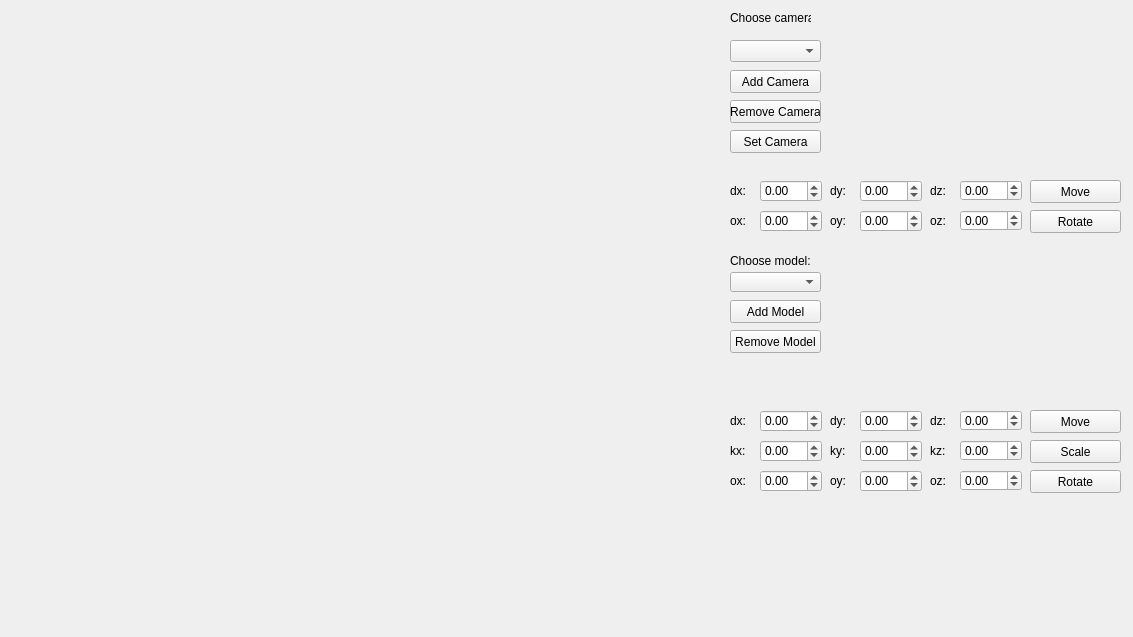
<?xml version="1.0" encoding="UTF-8"?>
<ui version="4.0">
 <class>MainWindow</class>
 <widget class="QMainWindow" name="MainWindow">
  <property name="geometry">
   <rect>
    <x>0</x>
    <y>0</y>
    <width>1133</width>
    <height>637</height>
   </rect>
  </property>
  <property name="windowTitle">
   <string>MainWindow</string>
  </property>
  <widget class="QWidget" name="centralwidget">
   <widget class="QPushButton" name="pushButton_addCamera">
    <property name="geometry">
     <rect>
      <x>730</x>
      <y>70</y>
      <width>91</width>
      <height>23</height>
     </rect>
    </property>
    <property name="text">
     <string>Add Camera</string>
    </property>
   </widget>
   <widget class="QComboBox" name="comboBoxModel">
    <property name="geometry">
     <rect>
      <x>730</x>
      <y>272</y>
      <width>91</width>
      <height>20</height>
     </rect>
    </property>
   </widget>
   <widget class="QPushButton" name="pushButton_addModel">
    <property name="geometry">
     <rect>
      <x>730</x>
      <y>300</y>
      <width>91</width>
      <height>23</height>
     </rect>
    </property>
    <property name="text">
     <string>Add Model</string>
    </property>
   </widget>
   <widget class="QComboBox" name="comboBoxCamera">
    <property name="geometry">
     <rect>
      <x>730</x>
      <y>40</y>
      <width>91</width>
      <height>22</height>
     </rect>
    </property>
   </widget>
   <widget class="QLabel" name="label">
    <property name="geometry">
     <rect>
      <x>730</x>
      <y>250</y>
      <width>81</width>
      <height>21</height>
     </rect>
    </property>
    <property name="text">
     <string>Choose model:</string>
    </property>
   </widget>
   <widget class="QPushButton" name="pushButton_removeModel">
    <property name="geometry">
     <rect>
      <x>730</x>
      <y>330</y>
      <width>91</width>
      <height>23</height>
     </rect>
    </property>
    <property name="text">
     <string>Remove Model</string>
    </property>
   </widget>
   <widget class="QLabel" name="label_2">
    <property name="geometry">
     <rect>
      <x>730</x>
      <y>10</y>
      <width>81</width>
      <height>16</height>
     </rect>
    </property>
    <property name="text">
     <string>Choose camera:</string>
    </property>
   </widget>
   <widget class="QPushButton" name="pushButton_removeCamera">
    <property name="geometry">
     <rect>
      <x>730</x>
      <y>100</y>
      <width>91</width>
      <height>23</height>
     </rect>
    </property>
    <property name="text">
     <string>Remove Camera</string>
    </property>
   </widget>
   <widget class="QPushButton" name="pushButton_setCamera">
    <property name="geometry">
     <rect>
      <x>730</x>
      <y>130</y>
      <width>91</width>
      <height>23</height>
     </rect>
    </property>
    <property name="text">
     <string>Set Camera</string>
    </property>
   </widget>
   <widget class="QLabel" name="label_3">
    <property name="geometry">
     <rect>
      <x>730</x>
      <y>410</y>
      <width>21</width>
      <height>21</height>
     </rect>
    </property>
    <property name="text">
     <string>dx:</string>
    </property>
   </widget>
   <widget class="QLabel" name="label_4">
    <property name="geometry">
     <rect>
      <x>830</x>
      <y>410</y>
      <width>21</width>
      <height>21</height>
     </rect>
    </property>
    <property name="text">
     <string>dy:</string>
    </property>
   </widget>
   <widget class="QLabel" name="label_5">
    <property name="geometry">
     <rect>
      <x>930</x>
      <y>410</y>
      <width>21</width>
      <height>21</height>
     </rect>
    </property>
    <property name="text">
     <string>dz:</string>
    </property>
   </widget>
   <widget class="QPushButton" name="pushButton_moveModel">
    <property name="geometry">
     <rect>
      <x>1030</x>
      <y>410</y>
      <width>91</width>
      <height>23</height>
     </rect>
    </property>
    <property name="text">
     <string>Move</string>
    </property>
   </widget>
   <widget class="QDoubleSpinBox" name="doubleSpinBoxDx">
    <property name="geometry">
     <rect>
      <x>760</x>
      <y>410</y>
      <width>62</width>
      <height>22</height>
     </rect>
    </property>
    <property name="minimum">
     <double>-500.000000000000000</double>
    </property>
    <property name="maximum">
     <double>500.000000000000000</double>
    </property>
   </widget>
   <widget class="QDoubleSpinBox" name="doubleSpinBoxDy">
    <property name="geometry">
     <rect>
      <x>860</x>
      <y>410</y>
      <width>62</width>
      <height>22</height>
     </rect>
    </property>
    <property name="minimum">
     <double>-500.000000000000000</double>
    </property>
    <property name="maximum">
     <double>500.000000000000000</double>
    </property>
   </widget>
   <widget class="QDoubleSpinBox" name="doubleSpinBoxDz">
    <property name="geometry">
     <rect>
      <x>960</x>
      <y>410</y>
      <width>62</width>
      <height>21</height>
     </rect>
    </property>
    <property name="minimum">
     <double>-500.000000000000000</double>
    </property>
    <property name="maximum">
     <double>500.000000000000000</double>
    </property>
   </widget>
   <widget class="QLabel" name="label_7">
    <property name="geometry">
     <rect>
      <x>930</x>
      <y>440</y>
      <width>21</width>
      <height>21</height>
     </rect>
    </property>
    <property name="text">
     <string>kz:</string>
    </property>
   </widget>
   <widget class="QDoubleSpinBox" name="doubleSpinBoxKy">
    <property name="geometry">
     <rect>
      <x>860</x>
      <y>440</y>
      <width>62</width>
      <height>22</height>
     </rect>
    </property>
    <property name="minimum">
     <double>-500.000000000000000</double>
    </property>
    <property name="maximum">
     <double>500.000000000000000</double>
    </property>
   </widget>
   <widget class="QDoubleSpinBox" name="doubleSpinBoxKz">
    <property name="geometry">
     <rect>
      <x>960</x>
      <y>440</y>
      <width>62</width>
      <height>21</height>
     </rect>
    </property>
    <property name="minimum">
     <double>-500.000000000000000</double>
    </property>
    <property name="maximum">
     <double>500.000000000000000</double>
    </property>
   </widget>
   <widget class="QLabel" name="label_8">
    <property name="geometry">
     <rect>
      <x>830</x>
      <y>440</y>
      <width>21</width>
      <height>21</height>
     </rect>
    </property>
    <property name="text">
     <string>ky:</string>
    </property>
   </widget>
   <widget class="QLabel" name="label_9">
    <property name="geometry">
     <rect>
      <x>730</x>
      <y>440</y>
      <width>21</width>
      <height>21</height>
     </rect>
    </property>
    <property name="text">
     <string>kx:</string>
    </property>
   </widget>
   <widget class="QPushButton" name="pushButton_scaleModel">
    <property name="geometry">
     <rect>
      <x>1030</x>
      <y>440</y>
      <width>91</width>
      <height>23</height>
     </rect>
    </property>
    <property name="text">
     <string>Scale</string>
    </property>
   </widget>
   <widget class="QDoubleSpinBox" name="doubleSpinBoxKx">
    <property name="geometry">
     <rect>
      <x>760</x>
      <y>440</y>
      <width>62</width>
      <height>22</height>
     </rect>
    </property>
    <property name="minimum">
     <double>-500.000000000000000</double>
    </property>
    <property name="maximum">
     <double>500.000000000000000</double>
    </property>
   </widget>
   <widget class="QPushButton" name="pushButton_rotateModel">
    <property name="geometry">
     <rect>
      <x>1030</x>
      <y>470</y>
      <width>91</width>
      <height>23</height>
     </rect>
    </property>
    <property name="text">
     <string>Rotate</string>
    </property>
   </widget>
   <widget class="QDoubleSpinBox" name="doubleSpinBoxOz">
    <property name="geometry">
     <rect>
      <x>960</x>
      <y>470</y>
      <width>62</width>
      <height>21</height>
     </rect>
    </property>
    <property name="minimum">
     <double>-500.000000000000000</double>
    </property>
    <property name="maximum">
     <double>500.000000000000000</double>
    </property>
   </widget>
   <widget class="QDoubleSpinBox" name="doubleSpinBoxOy">
    <property name="geometry">
     <rect>
      <x>860</x>
      <y>470</y>
      <width>62</width>
      <height>22</height>
     </rect>
    </property>
    <property name="minimum">
     <double>-500.000000000000000</double>
    </property>
    <property name="maximum">
     <double>500.000000000000000</double>
    </property>
   </widget>
   <widget class="QLabel" name="label_10">
    <property name="geometry">
     <rect>
      <x>730</x>
      <y>470</y>
      <width>21</width>
      <height>21</height>
     </rect>
    </property>
    <property name="text">
     <string>ox:</string>
    </property>
   </widget>
   <widget class="QLabel" name="label_11">
    <property name="geometry">
     <rect>
      <x>830</x>
      <y>470</y>
      <width>21</width>
      <height>21</height>
     </rect>
    </property>
    <property name="text">
     <string>oy:</string>
    </property>
   </widget>
   <widget class="QLabel" name="label_12">
    <property name="geometry">
     <rect>
      <x>930</x>
      <y>470</y>
      <width>21</width>
      <height>21</height>
     </rect>
    </property>
    <property name="text">
     <string>oz:</string>
    </property>
   </widget>
   <widget class="QDoubleSpinBox" name="doubleSpinBoxOx">
    <property name="geometry">
     <rect>
      <x>760</x>
      <y>470</y>
      <width>62</width>
      <height>22</height>
     </rect>
    </property>
    <property name="minimum">
     <double>-500.000000000000000</double>
    </property>
    <property name="maximum">
     <double>500.000000000000000</double>
    </property>
   </widget>
   <widget class="QLabel" name="label_6">
    <property name="geometry">
     <rect>
      <x>830</x>
      <y>180</y>
      <width>21</width>
      <height>21</height>
     </rect>
    </property>
    <property name="text">
     <string>dy:</string>
    </property>
   </widget>
   <widget class="QPushButton" name="pushButton_moveCamera">
    <property name="geometry">
     <rect>
      <x>1030</x>
      <y>180</y>
      <width>91</width>
      <height>23</height>
     </rect>
    </property>
    <property name="text">
     <string>Move</string>
    </property>
   </widget>
   <widget class="QLabel" name="label_13">
    <property name="geometry">
     <rect>
      <x>730</x>
      <y>180</y>
      <width>21</width>
      <height>21</height>
     </rect>
    </property>
    <property name="text">
     <string>dx:</string>
    </property>
   </widget>
   <widget class="QDoubleSpinBox" name="doubleSpinBoxDx_c">
    <property name="geometry">
     <rect>
      <x>760</x>
      <y>180</y>
      <width>62</width>
      <height>22</height>
     </rect>
    </property>
    <property name="minimum">
     <double>-500.000000000000000</double>
    </property>
    <property name="maximum">
     <double>500.000000000000000</double>
    </property>
   </widget>
   <widget class="QDoubleSpinBox" name="doubleSpinBoxDz_c">
    <property name="geometry">
     <rect>
      <x>960</x>
      <y>180</y>
      <width>62</width>
      <height>21</height>
     </rect>
    </property>
    <property name="minimum">
     <double>-500.000000000000000</double>
    </property>
    <property name="maximum">
     <double>500.000000000000000</double>
    </property>
   </widget>
   <widget class="QLabel" name="label_14">
    <property name="geometry">
     <rect>
      <x>930</x>
      <y>180</y>
      <width>21</width>
      <height>21</height>
     </rect>
    </property>
    <property name="text">
     <string>dz:</string>
    </property>
   </widget>
   <widget class="QDoubleSpinBox" name="doubleSpinBoxDy_c">
    <property name="geometry">
     <rect>
      <x>860</x>
      <y>180</y>
      <width>62</width>
      <height>22</height>
     </rect>
    </property>
    <property name="minimum">
     <double>-500.000000000000000</double>
    </property>
    <property name="maximum">
     <double>500.000000000000000</double>
    </property>
   </widget>
   <widget class="QLabel" name="label_15">
    <property name="geometry">
     <rect>
      <x>830</x>
      <y>210</y>
      <width>21</width>
      <height>21</height>
     </rect>
    </property>
    <property name="text">
     <string>oy:</string>
    </property>
   </widget>
   <widget class="QLabel" name="label_16">
    <property name="geometry">
     <rect>
      <x>730</x>
      <y>210</y>
      <width>21</width>
      <height>21</height>
     </rect>
    </property>
    <property name="text">
     <string>ox:</string>
    </property>
   </widget>
   <widget class="QPushButton" name="pushButton_rotateCamera">
    <property name="geometry">
     <rect>
      <x>1030</x>
      <y>210</y>
      <width>91</width>
      <height>23</height>
     </rect>
    </property>
    <property name="text">
     <string>Rotate</string>
    </property>
   </widget>
   <widget class="QDoubleSpinBox" name="doubleSpinBoxOy_c">
    <property name="geometry">
     <rect>
      <x>860</x>
      <y>210</y>
      <width>62</width>
      <height>22</height>
     </rect>
    </property>
    <property name="minimum">
     <double>-500.000000000000000</double>
    </property>
    <property name="maximum">
     <double>500.000000000000000</double>
    </property>
   </widget>
   <widget class="QDoubleSpinBox" name="doubleSpinBoxOz_c">
    <property name="geometry">
     <rect>
      <x>960</x>
      <y>210</y>
      <width>62</width>
      <height>21</height>
     </rect>
    </property>
    <property name="minimum">
     <double>-500.000000000000000</double>
    </property>
    <property name="maximum">
     <double>500.000000000000000</double>
    </property>
   </widget>
   <widget class="QLabel" name="label_17">
    <property name="geometry">
     <rect>
      <x>930</x>
      <y>210</y>
      <width>21</width>
      <height>21</height>
     </rect>
    </property>
    <property name="text">
     <string>oz:</string>
    </property>
   </widget>
   <widget class="QDoubleSpinBox" name="doubleSpinBoxOx_c">
    <property name="geometry">
     <rect>
      <x>760</x>
      <y>210</y>
      <width>62</width>
      <height>22</height>
     </rect>
    </property>
    <property name="minimum">
     <double>-500.000000000000000</double>
    </property>
    <property name="maximum">
     <double>500.000000000000000</double>
    </property>
   </widget>
   <widget class="DrawLabel" name="drawLabel">
    <property name="geometry">
     <rect>
      <x>10</x>
      <y>10</y>
      <width>711</width>
      <height>621</height>
     </rect>
    </property>
    <property name="text">
     <string/>
    </property>
   </widget>
  </widget>
 </widget>
 <customwidgets>
  <customwidget>
   <class>DrawLabel</class>
   <extends>QLabel</extends>
   <header>drawlabel.h</header>
  </customwidget>
 </customwidgets>
 <resources/>
 <connections/>
</ui>
